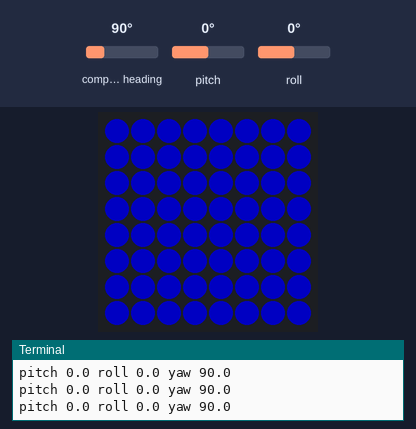
A program run on a simulated Raspberry Pi (BCM pin numbers) with a Sense HAT. Shown: the Sense HAT's 8×8 RGB LED matrix, the last lines printed to the terminal. The test bench sets the inputs (shaded band); at power-on: compass heading 90°, pitch 0°, roll 0°. Dim RGB values are drawn brighter than linear; the Sense HAT reports a negative pitch or roll as 360° plus the angle.

Above: at 1.2 s.
1.3 s: compass heading set to 7°
At 2.0 s:
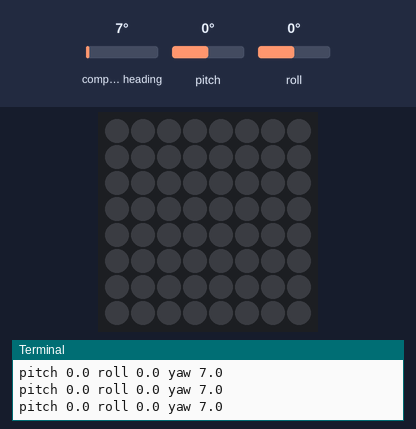
2.8 s: pitch set to -86°
At 4.0 s:
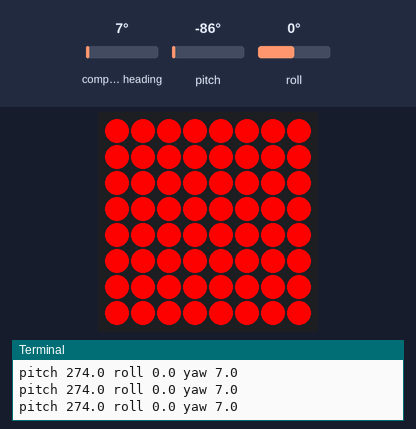
4.3 s: roll set to -86°
At 5.2 s:
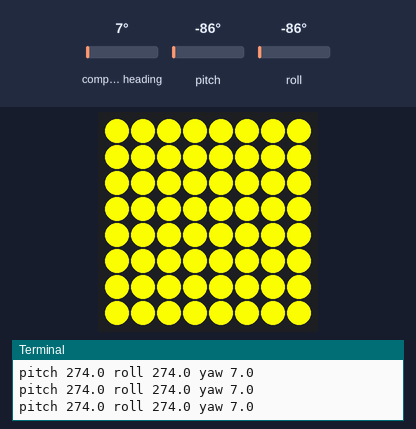
5.9 s: compass heading set to 180°
At 6.3 s:
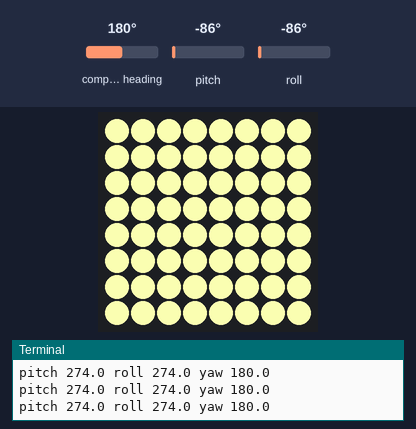
7.4 s: pitch set to 0°
At 8.3 s:
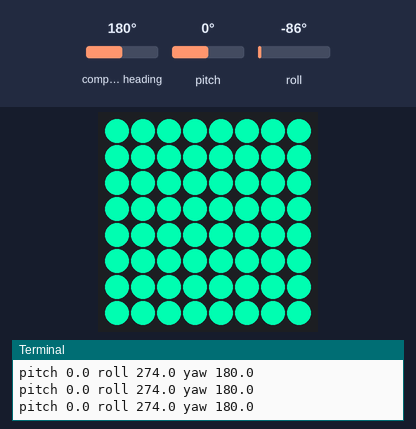
8.9 s: compass heading set to 90°
At 9.4 s:
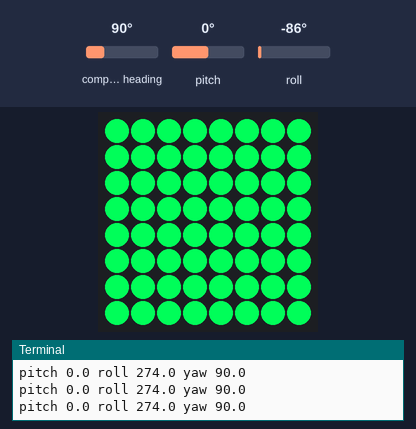
Timing chart, 0 to 11.4 s (numbered marks = the images above; inputs shaded):
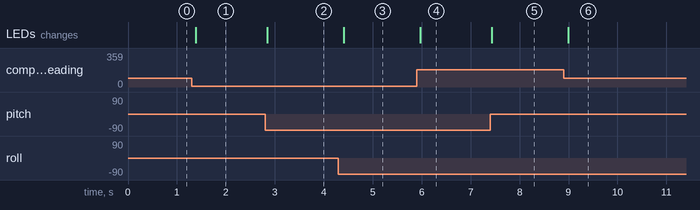

The program:

Rainbow.py
```python
from sense_hat import SenseHat
from time import sleep

sense = SenseHat()
sense.clear()


try:
    while True:
        o = sense.get_orientation()
        pitch = o["pitch"]
        roll = o["roll"]
        yaw = o["yaw"]
        print("pitch {0} roll {1} yaw {2}".format(pitch, roll, yaw))
        if pitch > 254:
            pitch = 254
        if pitch < 1:
            pitch = 0
        if roll > 254:
            roll = 254
        if roll < 1:
            roll = 0
        if yaw > 254:
            yaw = 254
        if yaw < 1:
            yaw = 0
        sense.clear(int(pitch),int(roll),int(yaw))
        sleep(0.1)
except KeyboardInterrupt:
    sense.clear()
```

Measured:
- after the input at 1.3 s, the LEDs: change after 0.08 s (image 1)
- after the input at 2.8 s, the LEDs: change at once (image 2)
- after the input at 4.3 s, the LEDs: change after 0.10 s (image 3)
- after the input at 5.9 s, the LEDs: change after 0.07 s (image 4)
- after the input at 7.4 s, the LEDs: change at once (image 5)
- after the input at 8.9 s, the LEDs: change after 0.09 s (image 6)
